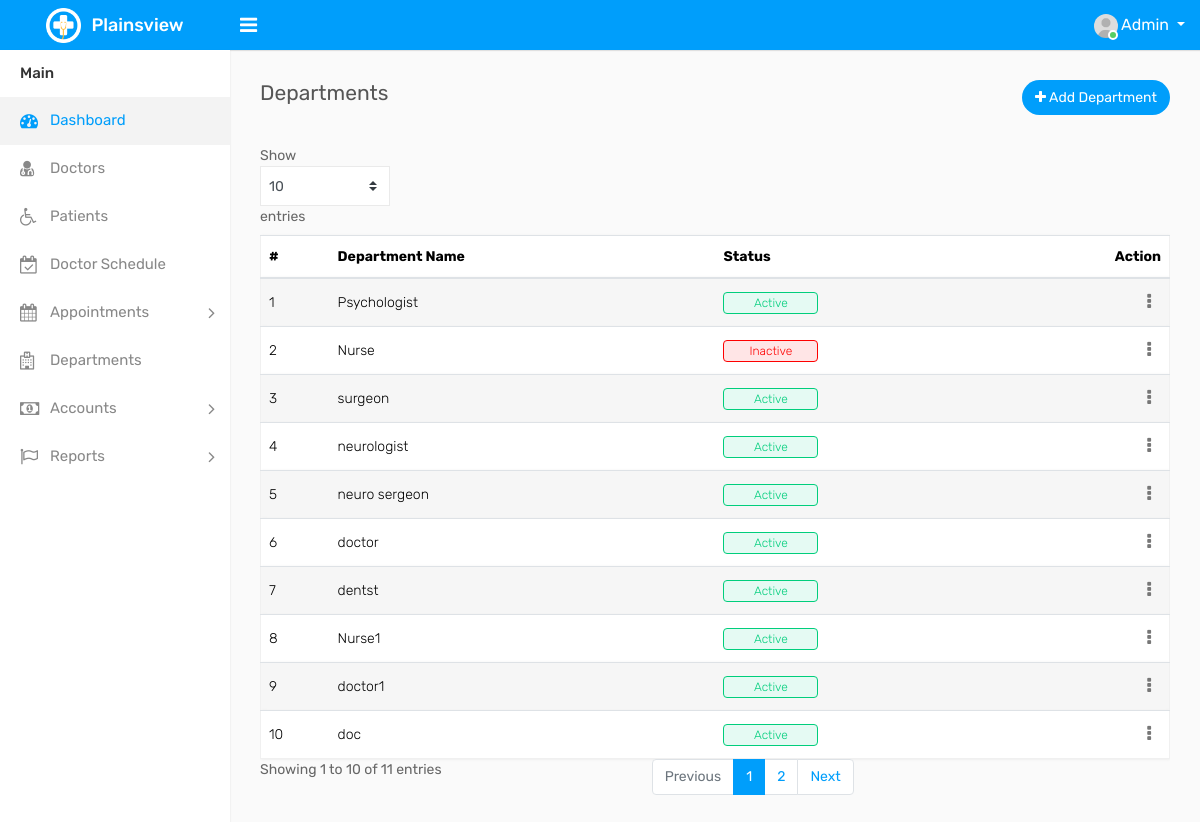
The app's page /Admin/departments.php with its own data.
### tables this page shows
CREATE TABLE `specialization` (
  `specialization_id` int(11) NOT NULL,
  `name` varchar(50) NOT NULL,
  `description` text DEFAULT NULL,
  `status` varchar(10) NOT NULL DEFAULT 'active'
);

### Admin/departments.php (the view, shortened to what this page needs)
<?php
include('includes/header.php');
include('includes/sidebar.php');
?>
<div class="page-wrapper">
    <div class="content">
        <div class="row">
            <div class="col-sm-5 col-5">
                <h4 class="page-title">Departments</h4>
            </div>
            <div class="col-sm-7 col-7 text-right m-b-30">
                <a href="add-department.php" class="btn btn-primary btn-rounded"><i class="fa fa-plus"></i> Add Department</a>
            </div>
        </div>
        <div class="row">
            <div class="col-md-12">
                <div class="table-responsive">
                    <table class="table table-striped custom-table mb-0 datatable">
                        <thead>
                            <tr>
                                <th>#</th>
                                <th>Department Name</th>
                                <th>Status</th>
                                <th class="text-right">Action</th>
                            </tr>
                        </thead>
                        <tbody>
                            <?php
                            $get_department_info = "SELECT * FROM  specialization";
                            $stm = $conn->prepare($get_department_info);
                            $stm->execute();
                            $results = $stm->get_result();
                            $cnt = 1;
                            while ($row = $results->fetch_assoc()) {
                            ?>
                                <tr>
                                    <td><?php echo $cnt ?></td>
                                    <td><?php echo $row['name'] ?></td>
                                    <td>
                                        <span class="custom-badge <?php echo strtolower($row['status']) === 'inactive' ? 'status-red' : 'status-green'; ?>">
                                            <?php echo $row['status']; ?>
                                        </span>
                                    </td>
                                    <td class="text-right">
                                        <div class="dropdown dropdown-action">
                                            <a href="#" class="action-icon dropdown-toggle" data-toggle="dropdown" aria-expanded="false"><i class="fa fa-ellipsis-v"></i></a>
                                        </div>
                                    </td>
                                </tr>
                            <?php $cnt = $cnt + 1; } ?>
                        </tbody>
                    </table>
                </div>
            </div>
        </div>
    </div>
</div>
</body>
</html>

### Admin/includes/header.php (shortened to what this page needs)
<!DOCTYPE html>
<html lang="en">
<head>
    <link rel="stylesheet" type="text/css" href="assets/css/bootstrap.min.css">
    <link rel="stylesheet" type="text/css" href="assets/css/font-awesome.min.css">
    <link rel="stylesheet" type="text/css" href="assets/css/style.css">
</head>
<body>
    <div class="main-wrapper">
        <div class="header">
            <div class="header-left">
                <a href="index-2.html" class="logo">
                    <img src="assets/img/logo.png" width="35" height="35" alt=""> <span>Plainsview
                    </span>
                </a>
            </div>
            <a id="toggle_btn" href="javascript:void(0);"><i class="fa fa-bars"></i></a>
            <ul class="nav user-menu float-right">
                <li class="nav-item dropdown has-arrow">
                    <a href="#" class="dropdown-toggle nav-link user-link" data-toggle="dropdown">
                        <span class="user-img">
                            <img class="rounded-circle" src="assets/img/user.jpg" width="24" alt="Admin">
                            <span class="status online"></span>
                        </span>
                        <span>Admin</span>
                    </a>
                </li>
            </ul>
        </div>

### Admin/includes/sidebar.php (shortened to what this page needs)
<div class="sidebar" id="sidebar">
    <div class="sidebar-inner slimscroll">
        <div id="sidebar-menu" class="sidebar-menu">
            <ul>
                <li class="menu-title">Main</li>
                <li class="active">
                    <a href="index.php"><i class="fa fa-dashboard"></i> <span>Dashboard</span></a>
                </li>
                <li>
                    <a href="doctors.php"><i class="fa fa-user-md"></i> <span>Doctors</span></a>
                </li>
                <li>
                    <a href="patients.php"><i class="fa fa-wheelchair"></i> <span>Patients</span></a>
                </li>
                <li>
                    <a href="schedule.php"><i class="fa fa-calendar-check-o"></i> <span>Doctor Schedule</span></a>
                </li>
                <li class="submenu">
                    <a href="#"><i class="fa fa-calendar"></i> <span>Appointments</span> <span
                            class="menu-arrow"></span></a>
                <li>
                    <a href="departments.php"><i class="fa fa-hospital-o"></i> <span>Departments</span></a>
                </li>
                <li class="submenu">
                    <a href="#"><i class="fa fa-money"></i> <span> Accounts </span> <span class="menu-arrow"></span></a>
                </li>
                <li class="submenu">
                    <a href="#"><i class="fa fa-flag-o"></i> <span> Reports </span> <span class="menu-arrow"></span></a>
                </li>
            </ul>
        </div>
    </div>
</div>

### records on screen
specialization: name "Psychologist", status "Active"
specialization: name "Nurse", status "Inactive"
specialization: name "surgeon", status "Active"
specialization: name "neurologist", status "Active"
specialization: name "neuro sergeon", status "Active"
specialization: name "doctor", status "Active"
specialization: name "dentst", status "Active"
specialization: name "Nurse1", status "Active"
specialization: name "doctor1", status "Active"
specialization: name "doc", status "Active"
